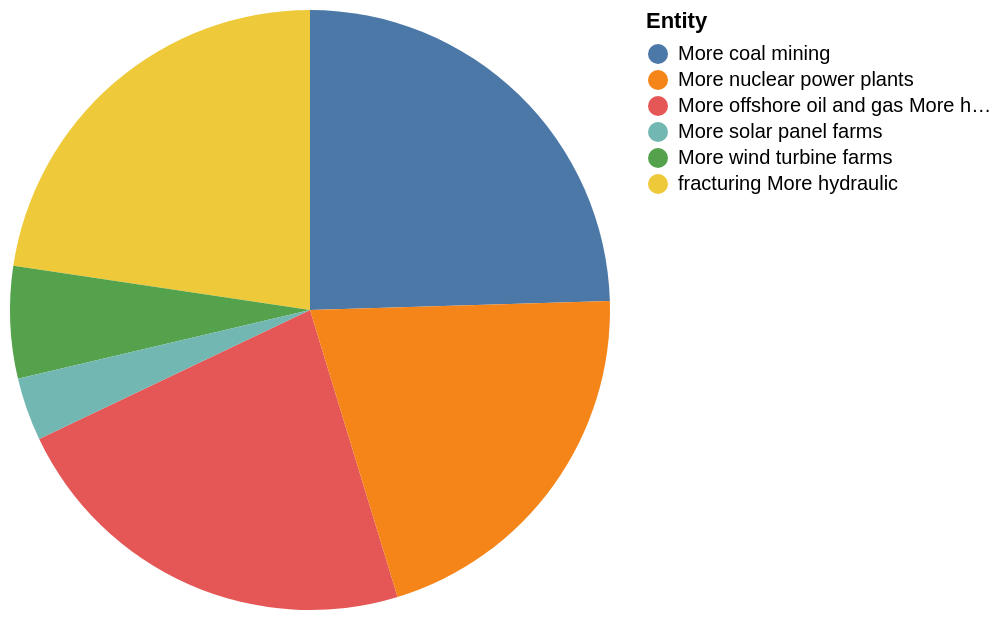

Source (Vega-Lite JSON):
### Vega-Lite specification from a JSON file in a GitHub repository (floating-point values rounded to 4 significant figures)
{"$schema": "https://vega.github.io/schema/vega-lite/v5.json", "description": "Pie chart auto-generated from CSV", "data": {"values": [{"Entity": "More coal mining", "Oppose": "65", "Favor": "33"}, {"Entity": "fracturing More hydraulic", "Oppose": "60", "Favor": "37"}, {"Entity": "More offshore oil and gas More hydraulic fracturing", "Oppose": "60", "Favor": "58"}, {"Entity": "More nuclear power plants", "Oppose": "55", "Favor": "43"}, {"Entity": "More wind turbine farms", "Oppose": "16", "Favor": "83"}, {"Entity": "More solar panel farms", "Oppose": "9", "Favor": "90"}]}, "mark": "arc", "encoding": {"theta": {"field": "Oppose", "type": "quantitative"}, "color": {"field": "Entity", "type": "nominal"}}}
